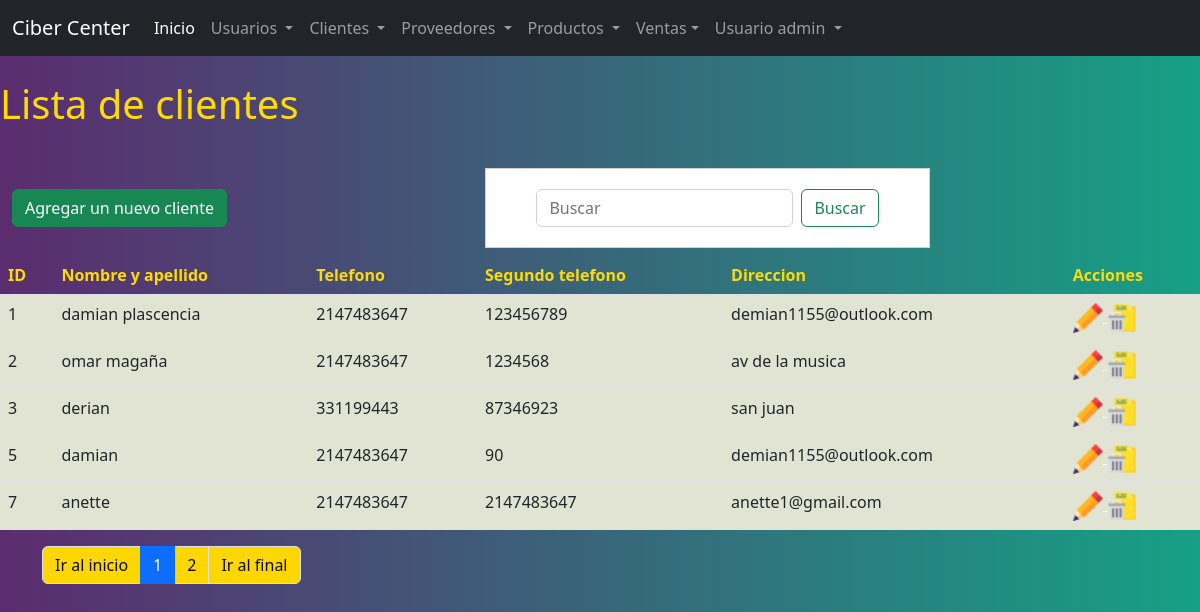
The page /sistema/lista_clientes.php (signed in) on the database its author committed.
### tables this page shows
CREATE TABLE `cliente` (
  `idcliente` int(11) NOT NULL,
  `nit` int(11) DEFAULT NULL,
  `nombre` varchar(80) DEFAULT NULL,
  `telefono` int(11) DEFAULT NULL,
  `direccion` text DEFAULT NULL,
  `dateadd` datetime NOT NULL DEFAULT current_timestamp(),
  `usuario_id` int(11) NOT NULL,
  `estatus` int(11) NOT NULL DEFAULT 1
);

### sistema/lista_clientes.php (the view, shortened to what this page needs)
<?php
include "../conexion.php";
?>
<html lang="en">
<head>
  <?php include "includes/scripts.php" ?>
</head>
<body>
  <?php include "includes/header.php"; ?>
  <section id="container">
    <br>
    <h1>Lista de clientes</h1>
    <br>
    <nav class="navbar navbar-link bg-link">
  <div class="container-fluid">
  <a href="registro_cliente.php" type="button" class="btn btn-success"> Agregar un nuevo cliente</a>
    <form action="buscar_cliente.php" method="get" class="d-flex" role="search">
      <input class="form-control me-2"  name="busqueda" id="busqueda" type="search" placeholder="Buscar" aria-label="Buscar">
      <button class="btn btn-outline-success" type="submit">Buscar</button>
    </form>
  </div>
</nav>
    <table class="table table-striped">
      <thead>
        <tr>
          <th>ID</th>
          <th>Nombre y apellido</th>
          <th>Telefono</th>
          <th>Segundo telefono</th>
          <th>Direccion</th>
          <th>Acciones</th>
        </tr>
      </thead>
      <?php
      $sql_registe = mysqli_query($conection, "SELECT COUNT(*) AS total_registro FROM cliente WHERE estatus =1");
      $result_register = mysqli_fetch_array($sql_registe);
      $total_registro = $result_register['total_registro'];
      $por_pagina = 5;
      if (empty($_GET['pagina'])) {
        $pagina = 1;
      } else {
        $pagina = $_GET['pagina'];
      }
      $desde = ($pagina - 1) * $por_pagina;
      $total_paginas = ceil($total_registro / $por_pagina);
      $query = mysqli_query($conection, "SELECT * FROM cliente
                                                  WHERE estatus = 1 ORDER BY idcliente ASC LIMIT $desde, $por_pagina");
      $result = mysqli_num_rows($query);
      if ($result > 0) {
        while ($data = mysqli_fetch_array($query)) {
      ?>
          <tbody>
            <tr>
              <td><?php echo $data["idcliente"] ?></td>
              <td><?php echo $data["nombre"] ?></td>
              <td><?php echo $data["telefono"] ?></td>
              <td><?php echo $data["nit"] ?></td>
              <td><?php echo $data["direccion"] ?></td>
              <td>
                <a class="link_edit" href="editar_cliente.php?id=<?php echo $data["idcliente"] ?>">
                <img src= "../img/editar.png" width="30" height="30">
              </a>
                <?php if($_SESSION['rol'] ==1){ ?>
                  <a class="link_delet" href="eliminar_confirmar_cliente.php?id=<?php echo $data["idcliente"] ?>">
                  <img src= "../img/eliminar.png" width="30" height="30">
                </a>
                  <?php }?>
              </td>
            </tr>
        <?php
        }
      }
        ?>
          </tbody>
    </table>
        <div class="container mt-3 ">
      <ul class="pagination">
        <li class="page-item"><a class="page-link" href="?pagina=<?php echo 1; ?>">Ir al inicio</a></li>
        <?php
        for ($i = 1; $i <= $total_paginas; $i++) {
          if($i == $pagina)
          {
            echo '<li class="page-item active"><a class="page-link" >'.$i.'</a></li>';
          }else{
          echo '<li class="page-item"><a class="page-link" href="?pagina='.$i.'">'.$i.'</a></li>';
          }
        }
        if($pagina != $total_paginas)
				{
        ?>
        <li class="page-item"><a class="page-link" href="?pagina=<?php echo $total_paginas; ?>">Ir al final</a></li>
        <?php } ?>
      </ul>
    </div>
  </section>
</body>
</html>

### sistema/css/style.css (style rules this page uses)
table tbody { background-color: #eef0de; }
tr { color: #fddc05; }
td { color: #fddc05; }
h1,h4 { color: #fddc05; }
form { background: #fff; margin: auto; padding: 20px 50px; border: 1px solid #d1d1d1; }
input,select { display: block; width: 100%; font-size: 11pt; padding: 5px; border: 1px solid #85929e; border-radius: 5px; }
.page-link { background: #ffd700; color: #0c0c0c; }
.link_edit { color:#fefefe }
.link_delet { color:#fefefe }

### sistema/lista_clientes.php (style rules this page uses)
body { background:#BB1E19; background: linear-gradient(to right,#5B2C6F, #16A085) }

### rows shown on the page
cliente: idcliente "1", nombre "damian plascencia", telefono "2147483647", nit "123456789", direccion "demian1155@outlook.com"
cliente: idcliente "2", nombre "omar magaña", telefono "2147483647", nit "1234568", direccion "av de la musica"
cliente: idcliente "3", nombre "derian", telefono "331199443", nit "87346923", direccion "san juan"
cliente: idcliente "5", nombre "damian", telefono "2147483647", nit "90", direccion "demian1155@outlook.com"
cliente: idcliente "7", nombre "anette", telefono "2147483647", nit "2147483647", direccion "anette1@gmail.com"

### other values the page prints
$_SESSION['usuario'] "admin"
